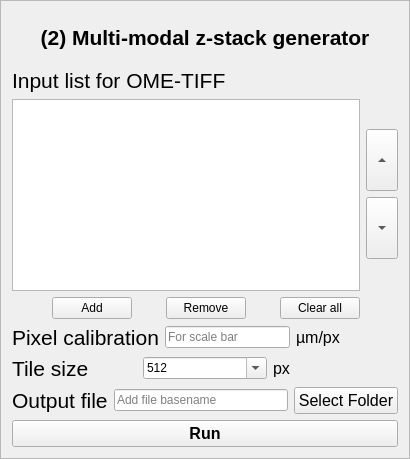
            <widget class="QFrame" name="frame_2">
             <property name="styleSheet">
              <string notr="true"/>
             </property>
             <property name="frameShape">
              <enum>QFrame::StyledPanel</enum>
             </property>
             <property name="frameShadow">
              <enum>QFrame::Raised</enum>
             </property>
             <layout class="QGridLayout" name="gridLayout_2">
              <item row="0" column="0">
               <layout class="QVBoxLayout" name="verticalLayout_6" stretch="1,10,1,0,1,1">
                <item>
                 <widget class="QLabel" name="title_2">
                  <property name="minimumSize">
                   <size>
                    <width>0</width>
                    <height>50</height>
                   </size>
                  </property>
                  <property name="font">
                   <font>
                    <family>Arial</family>
                    <pointsize>16</pointsize>
                    <italic>false</italic>
                    <bold>true</bold>
                    <underline>false</underline>
                   </font>
                  </property>
                  <property name="text">
                   <string>(2) Multi-modal z-stack generator</string>
                  </property>
                  <property name="alignment">
                   <set>Qt::AlignCenter</set>
                  </property>
                 </widget>
                </item>
                <item>
                 <layout class="QHBoxLayout" name="horizontalLayout_12">
                  <item>
                   <layout class="QVBoxLayout" name="verticalLayout_8">
                    <item>
                     <widget class="QLabel" name="label_7">
                      <property name="font">
                       <font>
                        <family>Arial</family>
                        <pointsize>16</pointsize>
                       </font>
                      </property>
                      <property name="text">
                       <string>Input list for OME-TIFF</string>
                      </property>
                     </widget>
                    </item>
                    <item>
                     <widget class="QListWidget" name="listWidget">
                      <property name="itemAlignment">
                       <set>Qt::AlignRight</set>
                      </property>
                     </widget>
                    </item>
                    <item>
                     <layout class="QHBoxLayout" name="horizontalLayout">
                      <property name="spacing">
                       <number>34</number>
                      </property>
                      <item>
                       <spacer name="horizontalSpacer">
                        <property name="orientation">
                         <enum>Qt::Horizontal</enum>
                        </property>
                        <property name="sizeHint" stdset="0">
                         <size>
                          <width>40</width>
                          <height>20</height>
                         </size>
                        </property>
                       </spacer>
                      </item>
                      <item>
                       <widget class="QPushButton" name="Add">
                        <property name="styleSheet">
                         <string notr="true"/>
                        </property>
                        <property name="text">
                         <string>Add</string>
                        </property>
                       </widget>
                      </item>
                      <item>
                       <widget class="QPushButton" name="Remove">
                        <property name="text">
                         <string>Remove</string>
                        </property>
                       </widget>
                      </item>
                      <item>
                       <widget class="QPushButton" name="Clear">
                        <property name="styleSheet">
                         <string notr="true"/>
                        </property>
                        <property name="text">
                         <string>Clear all</string>
                        </property>
                       </widget>
                      </item>
                     </layout>
                    </item>
                   </layout>
                  </item>
                  <item>
                   <layout class="QVBoxLayout" name="verticalLayout_7">
                    <item>
                     <spacer name="verticalSpacer_2">
                      <property name="orientation">
                       <enum>Qt::Vertical</enum>
                      </property>
                      <property name="sizeHint" stdset="0">
                       <size>
                        <width>20</width>
                        <height>40</height>
                       </size>
                      </property>
                     </spacer>
                    </item>
                    <item>
                     <widget class="QToolButton" name="toolButton">
                      <property name="styleSheet">
                       <string notr="true"/>
                      </property>
                      <property name="text">
                       <string>...</string>
                      </property>
                      <property name="iconSize">
                       <size>
                        <width>24</width>
                        <height>55</height>
                       </size>
                      </property>
                      <property name="arrowType">
                       <enum>Qt::UpArrow</enum>
                      </property>
                     </widget>
                    </item>
                    <item>
                     <widget class="QToolButton" name="toolButton_2">
                      <property name="styleSheet">
                       <string notr="true"/>
                      </property>
                      <property name="text">
                       <string>...</string>
                      </property>
                      <property name="iconSize">
                       <size>
                        <width>24</width>
                        <height>55</height>
                       </size>
                      </property>
                      <property name="arrowType">
                       <enum>Qt::DownArrow</enum>
                      </property>
                     </widget>
                    </item>
                    <item>
                     <spacer name="verticalSpacer">
                      <property name="orientation">
                       <enum>Qt::Vertical</enum>
                      </property>
                      <property name="sizeHint" stdset="0">
                       <size>
                        <width>20</width>
                        <height>40</height>
                       </size>
                      </property>
                     </spacer>
                    </item>
                   </layout>
                  </item>
                 </layout>
                </item>
                <item>
                 <layout class="QHBoxLayout" name="horizontalLayout_11">
                  <item>
                   <widget class="QLabel" name="label_8">
                    <property name="font">
                     <font>
                      <family>Arial</family>
                      <pointsize>16</pointsize>
                     </font>
                    </property>
                    <property name="text">
                     <string>Pixel calibration</string>
                    </property>
                   </widget>
                  </item>
                  <item>
                   <widget class="QLineEdit" name="lineEdit_3">
                    <property name="maximumSize">
                     <size>
                      <width>125</width>
                      <height>16777215</height>
                     </size>
                    </property>
                    <property name="placeholderText">
                     <string>For scale bar</string>
                    </property>
                   </widget>
                  </item>
                  <item>
                   <widget class="QLabel" name="label_13">
                    <property name="font">
                     <font>
                      <family>Arial</family>
                      <pointsize>12</pointsize>
                     </font>
                    </property>
                    <property name="text">
                     <string>µm/px</string>
                    </property>
                   </widget>
                  </item>
                 </layout>
                </item>
                <item>
                 <layout class="QHBoxLayout" name="horizontalLayout_16">
                  <item>
                   <widget class="QLabel" name="label_27">
                    <property name="font">
                     <font>
                      <family>Arial</family>
                      <pointsize>16</pointsize>
                     </font>
                    </property>
                    <property name="text">
                     <string>Tile size</string>
                    </property>
                   </widget>
                  </item>
                  <item>
                   <widget class="QComboBox" name="comboBox_2">
                    <property name="editable">
                     <bool>true</bool>
                    </property>
                    <property name="currentIndex">
                     <number>2</number>
                    </property>
                    <property name="placeholderText">
                     <string>512</string>
                    </property>
                    <item>
                     <property name="text">
                      <string>128</string>
                     </property>
                    </item>
                    <item>
                     <property name="text">
                      <string>256</string>
                     </property>
                    </item>
                    <item>
                     <property name="text">
                      <string>512</string>
                     </property>
                    </item>
                    <item>
                     <property name="text">
                      <string>1024</string>
                     </property>
                    </item>
                   </widget>
                  </item>
                  <item>
                   <widget class="QLabel" name="label_28">
                    <property name="font">
                     <font>
                      <family>Arial</family>
                      <pointsize>12</pointsize>
                     </font>
                    </property>
                    <property name="text">
                     <string>px</string>
                    </property>
                   </widget>
                  </item>
                 </layout>
                </item>
                <item>
                 <layout class="QHBoxLayout" name="horizontalLayout_10">
                  <item>
                   <widget class="QLabel" name="label_10">
                    <property name="font">
                     <font>
                      <family>Arial</family>
                      <pointsize>16</pointsize>
                     </font>
                    </property>
                    <property name="text">
                     <string>Output file</string>
                    </property>
                   </widget>
                  </item>
                  <item>
                   <widget class="QLineEdit" name="lineEdit_2">
                    <property name="placeholderText">
                     <string>Add file basename</string>
                    </property>
                   </widget>
                  </item>
                  <item>
                   <widget class="QPushButton" name="pushButton_5">
                    <property name="enabled">
                     <bool>true</bool>
                    </property>
                    <property name="font">
                     <font>
                      <pointsize>12</pointsize>
                     </font>
                    </property>
                    <property name="text">
                     <string>Select Folder</string>
                    </property>
                    <property name="iconSize">
                     <size>
                      <width>16</width>
                      <height>36</height>
                     </size>
                    </property>
                   </widget>
                  </item>
                 </layout>
                </item>
                <item>
                 <layout class="QHBoxLayout" name="horizontalLayout_9" stretch="0">
                  <property name="spacing">
                   <number>6</number>
                  </property>
                  <property name="sizeConstraint">
                   <enum>QLayout::SetDefaultConstraint</enum>
                  </property>
                  <item>
                   <widget class="QPushButton" name="pushButton_8">
                    <property name="font">
                     <font>
                      <pointsize>12</pointsize>
                      <bold>true</bold>
                     </font>
                    </property>
                    <property name="text">
                     <string>Run</string>
                    </property>
                   </widget>
                  </item>
                 </layout>
                </item>
               </layout>
              </item>
             </layout>
            </widget>
